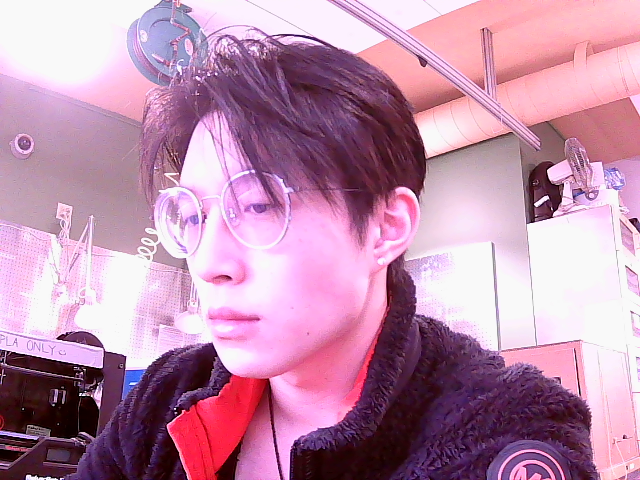
#> input picture ME416 - Intro to Robotics/HW5/rastic_ws/src/me416_lab/scripts/camera_utility_2024_02_12_15_36_59_000.png, 640 x 480 px
$ python image_set_statistics.py camera_utility_2024_02_12_15_36_59_000.png
#> lines starting #> are read from the running program, lines starting #| are printed output that depends on the picture
#!/usr/bin/env python3

from __future__ import print_function

import sys
from argparse import ArgumentParser

import cv2
import matplotlib.pyplot as plt
import numpy as np
from mpl_toolkits.mplot3d import Axes3D  # Enable 3-D plots


def images_load(name_list):
    return [{'img': cv2.imread(f), 'name': f} for f in name_list]


def images_info(img_list):
    for idx, d in enumerate(img_list):
        out = '\tFile %d: %s, ' % (idx, d['name'])
        if d['img'] is None:
            out += 'Error loading the file'
        else:
            out += '%d x %d, %d channels' % d['img'].shape
        print(out)


def images_scatter(img_list):
    bins = np.linspace(0, 255, 256) - 0.5
    data_list = []
    legend = []
    axis = plt.gca()
    for data in img_list:
        points = data['img'].transpose((2, 1, 0))
        points = points.reshape(3, -1)
        axis.scatter(points[0], points[1], points[2], marker='.')
        legend.append(data['name'])
    axis.legend(legend)
    axis.set_xlabel('Channel 0')
    axis.set_ylabel('Channel 1')
    axis.set_zlabel('Channel 2')


def images_histograms_channel(img_list, channel):
    bins = np.linspace(0, 255, 256) - 0.5
    data_list = []
    legend = []
    for d in img_list:
        data_list.append(d['img'][:, :, channel].flatten())
        legend.append(d['name'])
    plt.hist(data_list, bins, density=True)
    plt.legend(legend)
    plt.ylabel('Channel %d' % (channel))


def histogram():
    d = np.array([1, 1, 2, 2, 3, 3, 3, 4])
    d2 = np.array([1, 2, 2, 3, 3, 4, 4, 4])
    bins = np.linspace(0, 4, 5) - 0.5
    plt.hist([d, d2], bins)
    plt.xlabel('Value')
    plt.ylabel('Frequency')
    plt.title('Channel')
    plt.show()


def main(name_list):
    img_list = images_load(name_list)
#> img_list = 1 item
    images_info(img_list)
#> the loop in images_info, `for idx, d in enumerate(img_list):` made 1 pass
#| 	File 0: camera_utility_2024_02_12_15_36_59_000.png, 480 x 640, 3 channels
    for channel in (0, 1, 2):
        plt.subplot(3, 1, channel + 1)
        images_histograms_channel(img_list, channel)
    plt.figure()
    plt.subplot(1, 1, 1, projection='3d')
    images_scatter(img_list)
#> the loop in images_scatter, `for data in img_list:` made 1 pass
    plt.show()
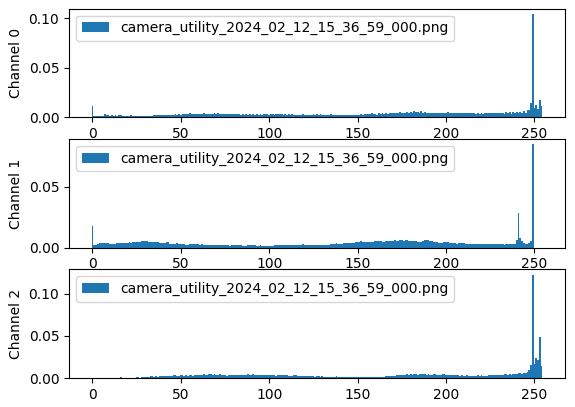
#> figure drawn by matplotlib, 3 panels; panel 1: tallest bar 0.104 high, from x = 248.5 to 249.5; panel 2: tallest bar 0.0845 high, from x = 248.5 to 249.5; panel 3: tallest bar 0.122 high, from x = 248.5 to 249.5
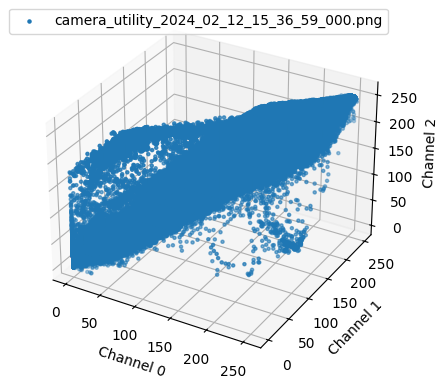
#> figure drawn by matplotlib, 1 panel


def test():
    name_list = [
        'train-negative.png', 'train-positive.png', 'cross-positive.png',
        'cross-negative.png'
    ]
    main(name_list)


if __name__ == '__main__':
    parser = ArgumentParser(
        description=
        'Visualize the histograms of the pixel counts across the three channels for all the provided image file names'
    )
    parser.add_argument(
        'file_name',
        nargs='+',
        help=
        'list of color image files (if multiple files are provided, the histograms are shown side-by-side)'
    )

    args = parser.parse_args()
    main(args.file_name)
